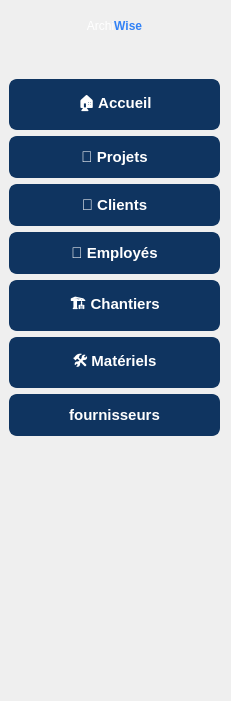
   <widget class="QWidget" name="side" native="true">
    <property name="geometry">
     <rect>
      <x>0</x>
      <y>-30</y>
      <width>231</width>
      <height>701</height>
     </rect>
    </property>
    <property name="styleSheet">
     <string notr="true">QWidget#side {
    background-color: #1e1e1e;
}
</string>
    </property>
    <widget class="QWidget" name="layoutWidget_2">
     <property name="geometry">
      <rect>
       <x>9</x>
       <y>19</y>
       <width>211</width>
       <height>521</height>
      </rect>
     </property>
     <layout class="QVBoxLayout" name="verticalLayout_2">
      <item>
       <widget class="QLabel" name="titlelabel_2">
        <property name="styleSheet">
         <string notr="true">QLabel {
	font: 18pt &quot;Segoe UI&quot;;
    color: white;
}
</string>
        </property>
        <property name="text">
         <string>&lt;html&gt;&lt;head/&gt;&lt;body&gt;&lt;p align=&quot;center&quot;&gt;Archi&lt;span style=&quot; font-weight:700; color:#3282f6;&quot;&gt;Wise&lt;/span&gt;&lt;/p&gt;&lt;/body&gt;&lt;/html&gt;</string>
        </property>
       </widget>
      </item>
      <item>
       <spacer name="verticalSpacer_3">
        <property name="orientation">
         <enum>Qt::Orientation::Vertical</enum>
        </property>
        <property name="sizeType">
         <enum>QSizePolicy::Policy::Minimum</enum>
        </property>
        <property name="sizeHint" stdset="0">
         <size>
          <width>20</width>
          <height>40</height>
         </size>
        </property>
       </spacer>
      </item>
      <item>
       <widget class="QPushButton" name="btnhome_2">
        <property name="styleSheet">
         <string notr="true">QPushButton {
    background-color: #0f3460;  /* Bleu foncé moderne */
    color: white;
    font-size: 15px;
    font-weight: bold;
    border: 2px solid #0f3460;
    border-radius: 8px; /* Coins arrondis */
    padding: 10px 15px;
    transition: 0.3s;
}

QPushButton:hover {
    background-color: #1a5276;  /* Bleu plus clair au survol */
    border: 2px solid white;
}

QPushButton:pressed {
    background-color: #e94560; /* Rouge clair au clic */
    border: 2px solid #e94560;
}
QPushButton:pressed {
    background-color: #e94560;
    border: 2px solid #e94560;
    transform: scale(0.95); /* Effet d'appui */
}
</string>
        </property>
        <property name="text">
         <string>🏠 Accueil</string>
        </property>
       </widget>
      </item>
      <item>
       <widget class="QPushButton" name="btnProjects_2">
        <property name="styleSheet">
         <string notr="true">QPushButton {
    background-color: #0f3460;  /* Bleu foncé moderne */
    color: white;
    font-size: 15px;
    font-weight: bold;
    border: 2px solid #0f3460;
    border-radius: 8px; /* Coins arrondis */
    padding: 10px 15px;
    transition: 0.3s;
}

QPushButton:hover {
    background-color: #1a5276;  /* Bleu plus clair au survol */
    border: 2px solid white;
}

QPushButton:pressed {
    background-color: #e94560; /* Rouge clair au clic */
    border: 2px solid #e94560;
}
</string>
        </property>
        <property name="text">
         <string>📂 Projets</string>
        </property>
       </widget>
      </item>
      <item>
       <widget class="QPushButton" name="btnclients_2">
        <property name="styleSheet">
         <string notr="true">QPushButton {
    background-color: #0f3460;  /* Bleu foncé moderne */
    color: white;
    font-size: 15px;
    font-weight: bold;
    border: 2px solid #0f3460;
    border-radius: 8px; /* Coins arrondis */
    padding: 10px 15px;
    transition: 0.3s;
}

QPushButton:hover {
    background-color: #1a5276;  /* Bleu plus clair au survol */
    border: 2px solid white;
}

QPushButton:pressed {
    background-color: #e94560; /* Rouge clair au clic */
    border: 2px solid #e94560;
}
</string>
        </property>
        <property name="text">
         <string>👥 Clients</string>
        </property>
       </widget>
      </item>
      <item>
       <widget class="QPushButton" name="btnemployee_2">
        <property name="styleSheet">
         <string notr="true">QPushButton {
    background-color: #0f3460;  /* Bleu foncé moderne */
    color: white;
    font-size: 15px;
    font-weight: bold;
    border: 2px solid #0f3460;
    border-radius: 8px; /* Coins arrondis */
    padding: 10px 15px;
    transition: 0.3s;
}

QPushButton:hover {
    background-color: #1a5276;  /* Bleu plus clair au survol */
    border: 2px solid white;
}

QPushButton:pressed {
    background-color: #e94560; /* Rouge clair au clic */
    border: 2px solid #e94560;
}
</string>
        </property>
        <property name="text">
         <string>👷 Employés</string>
        </property>
       </widget>
      </item>
      <item>
       <widget class="QPushButton" name="btnchantiers_2">
        <property name="styleSheet">
         <string notr="true">QPushButton {
    background-color: #0f3460;  /* Bleu foncé moderne */
    color: white;
    font-size: 15px;
    font-weight: bold;
    border: 2px solid #0f3460;
    border-radius: 8px; /* Coins arrondis */
    padding: 10px 15px;
    transition: 0.3s;
}

QPushButton:hover {
    background-color: #1a5276;  /* Bleu plus clair au survol */
    border: 2px solid white;
}

QPushButton:pressed {
    background-color: #e94560; /* Rouge clair au clic */
    border: 2px solid #e94560;
}
</string>
        </property>
        <property name="text">
         <string>🏗️ Chantiers</string>
        </property>
       </widget>
      </item>
      <item>
       <widget class="QPushButton" name="btnmateriels_2">
        <property name="styleSheet">
         <string notr="true">QPushButton {
    background-color: #0f3460;  /* Bleu foncé moderne */
    color: white;
    font-size: 15px;
    font-weight: bold;
    border: 2px solid #0f3460;
    border-radius: 8px; /* Coins arrondis */
    padding: 10px 15px;
    transition: 0.3s;
}

QPushButton:hover {
    background-color: #1a5276;  /* Bleu plus clair au survol */
    border: 2px solid white;
}

QPushButton:pressed {
    background-color: #e94560; /* Rouge clair au clic */
    border: 2px solid #e94560;
}
</string>
        </property>
        <property name="text">
         <string>🛠️ Matériels</string>
        </property>
       </widget>
      </item>
      <item>
       <widget class="QPushButton" name="btnmateriels_3">
        <property name="styleSheet">
         <string notr="true">QPushButton {
    background-color: #0f3460;  /* Bleu foncé moderne */
    color: white;
    font-size: 15px;
    font-weight: bold;
    border: 2px solid #0f3460;
    border-radius: 8px; /* Coins arrondis */
    padding: 10px 15px;
    transition: 0.3s;
}

QPushButton:hover {
    background-color: #1a5276;  /* Bleu plus clair au survol */
    border: 2px solid white;
}

QPushButton:pressed {
    background-color: #e94560; /* Rouge clair au clic */
    border: 2px solid #e94560;
}
</string>
        </property>
        <property name="text">
         <string>fournisseurs</string>
        </property>
       </widget>
      </item>
      <item>
       <spacer name="verticalSpacer_4">
        <property name="orientation">
         <enum>Qt::Orientation::Vertical</enum>
        </property>
        <property name="sizeHint" stdset="0">
         <size>
          <width>20</width>
          <height>40</height>
         </size>
        </property>
       </spacer>
      </item>
     </layout>
    </widget>
   </widget>
